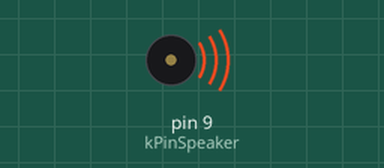
Recording of a sketch running on a simulated Arduino Uno, built with avr-gcc and run on an emulated ATmega328P. On the bench: buzzer (waves = sounding).

Above: at 0.2 s.
At 5.0 s:
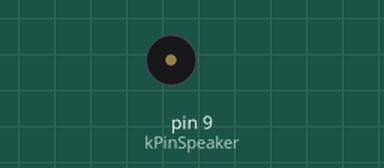
Timing chart, 0 to 7.8 s (numbered marks = the images above):
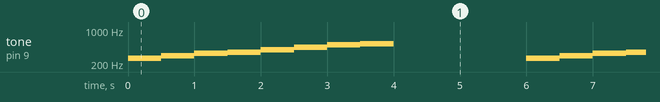

The sketch:

sound_3.pde
```cpp
#define NOTE_C4  262
#define NOTE_D4  294
#define NOTE_E4  330
#define NOTE_F4  349
#define NOTE_G4  392
#define NOTE_A4  440
#define NOTE_B4  494
#define NOTE_C5  523

const int kPinSpeaker = 9;

void setup()
{
  pinMode(kPinSpeaker, OUTPUT);
}

void loop()
{
  ourTone(NOTE_C4, 500);
  ourTone(NOTE_D4, 500);
  ourTone(NOTE_E4, 500);
  ourTone(NOTE_F4, 500);
  ourTone(NOTE_G4, 500);
  ourTone(NOTE_A4, 500);
  ourTone(NOTE_B4, 500);
  ourTone(NOTE_C5, 500);

  noTone(kPinSpeaker);
  delay(2000);
}

void ourTone(int freq, int duration)
{
  tone(kPinSpeaker, freq, duration);
  delay(duration);
}
```

Measured:
- by itself, tone on pin 9 (kPinSpeaker): repeats every 6.0 s: 294 Hz 0.50 s, 330 Hz 0.50 s, 349 Hz 0.50 s, 392 Hz 0.50 s, 440 Hz 0.50 s, 494 Hz 0.50 s, 523 Hz 0.50 s, silent 2.0 s, 262 Hz 0.50 s
